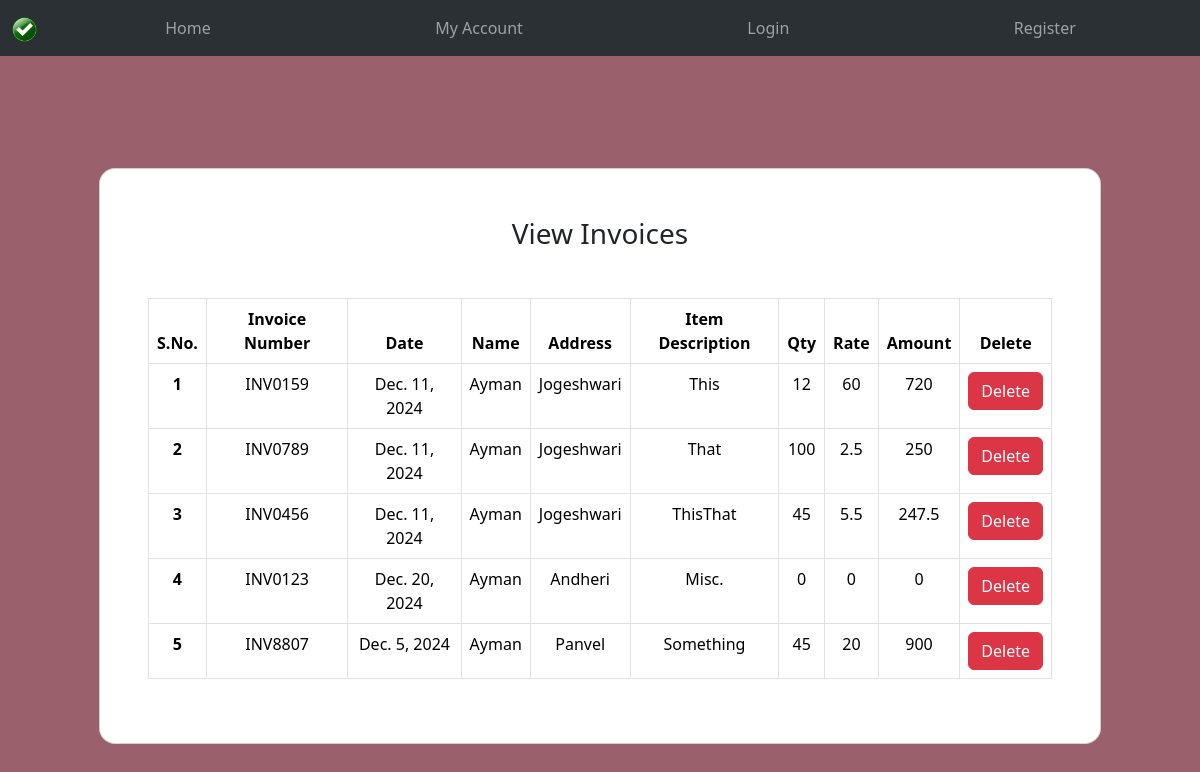
The page /view_invoice on the database its author committed.
### fb_app/models.py (models this page shows)
class Invoice(models.Model):
    invoice_no = models.CharField(max_length=10, null=True, blank=True)
    invoice_date = models.DateField(null=True, blank=True)
    name = models.CharField(max_length=25, null=True, blank=True)
    address = models.CharField(max_length=100, null=True, blank=True)
    product_description = models.CharField(max_length=100, null=True, blank=True)
    quantity = models.CharField(max_length=10, null=True, blank=True)
    rate = models.CharField(max_length=10, null=True, blank=True)
    amount = models.CharField(max_length=10, null=True, blank=True)
    user = models.ForeignKey(User, related_name='create_invoice', on_delete=models.DO_NOTHING)
    def __str__(self):
        return self.invoice_no

### fb_app/views.py (the view)
# urls.py: path("view_invoice", views.view_invoice, name="view_invoice"),
def view_invoice(request):
    invoices = Invoice.objects.all()
    context = {"invoice1": invoices}
    print(invoices.first())
    return render(request, "view_invoice.html", context)

### templates/view_invoice.html
{% extends "base.html" %}
{% block content %}
<section class="w-100 vh-100" style="background-color: #9A616D;">
    <div class="container py-5 h-100">
      <div class="row d-flex justify-content-center align-items-center h-100">
        <div class="col-12 col-md-8 col-lg-6 col-xl-5" style="width: 90%;">
          <div class="card shadow-2-strong" style="border-radius: 1rem;">
            <div class="card-body p-5 text-center">
                <h3 class="mb-5">View Invoices</h3>
                <table id="invoiceTable" class="table table-bordered">
                  <thead>
                    <th>S.No.</th>
                    <th>Invoice Number</th>
                    <th>Date</th>
                    <th>Name</th>
                    <th>Address</th>
                    <th>Item Description</th>
                    <th>Qty</th>
                    <th>Rate</th>
                    <th>Amount</th>
                    <th>Delete</th>
                  </thead>
                  <tbody>
                    {% for i in invoice1%}
                    <tr>
                        <th scope="row">{{forloop.counter}}</th>
                        <td>{{i.invoice_no}}</td>
                        <td>{{i.invoice_date}}</td>
                        <td>{{i.name}}</td>
                        <td>{{i.address}}</td>
                        <td>{{i.product_description}}</td>
                        <td>{{i.quantity}}</td>
                        <td>{{i.rate}}</td>
                        <td>{{i.amount}}</td>
                        <td><a class="btn btn-danger" href="{% url 'delete_invoice' i.id %}">Delete</a></td>
                    </tr>
                    {% endfor %}
                  </tbody>
                </table>
            </div>
          </div>
        </div>
      </div>
    </div>
  </section>
{% endblock content%}

### templates/base.html (shortened to what this page needs)
<!doctype html>
<html lang="en">
  <head>
    <link href="https://cdn.jsdelivr.net/npm/bootstrap@5.3.3/dist/css/bootstrap.min.css" rel="stylesheet">
  </head>
  <body>
    {% load static %}
    <nav class="navbar sticky-top navbar-expand-lg bg-body-tertiary" data-bs-theme="dark">
        <div class="container-fluid">
            <div class="collapse navbar-collapse" id="navbarNavAltMarkup">
                <div class="navbar-nav nav-fill w-100">
                  <a class="navbar-brand" href="{% url 'home' %}">
                    <img src="{% static 'checked.png' %}" alt="Logo" height="25px" width="25px">
                  </a>
                  <a class="nav-link" aria-current="true" href="{% url 'home' %}">Home</a>
                  <a class="nav-link" href="{% url 'account' %}">My Account</a>
                  <a class="nav-link" href="{% url 'login' %}">Login</a>
                  <a class="nav-link" href="{% url 'register' %}">Register</a>
                </div>
            </div>
        </div>
    </nav>
    {% block content %}
    {% endblock content %}
  </body>
</html>

### rows shown on the page
Invoice: invoice_no "INV0159", invoice_date "Dec. 11, 2024", name "Ayman", address "Jogeshwari", product_description "This", quantity "12", rate "60", amount "720"
Invoice: invoice_no "INV0789", invoice_date "Dec. 11, 2024", name "Ayman", address "Jogeshwari", product_description "That", quantity "100", rate "2.5", amount "250"
Invoice: invoice_no "INV0456", invoice_date "Dec. 11, 2024", name "Ayman", address "Jogeshwari", product_description "ThisThat", quantity "45", rate "5.5", amount "247.5"
Invoice: invoice_no "INV0123", invoice_date "Dec. 20, 2024", name "Ayman", address "Andheri", product_description "Misc.", quantity "0", rate "0", amount "0"
Invoice: invoice_no "INV8807", invoice_date "Dec. 5, 2024", name "Ayman", address "Panvel", product_description "Something", quantity "45", rate "20", amount "900"
